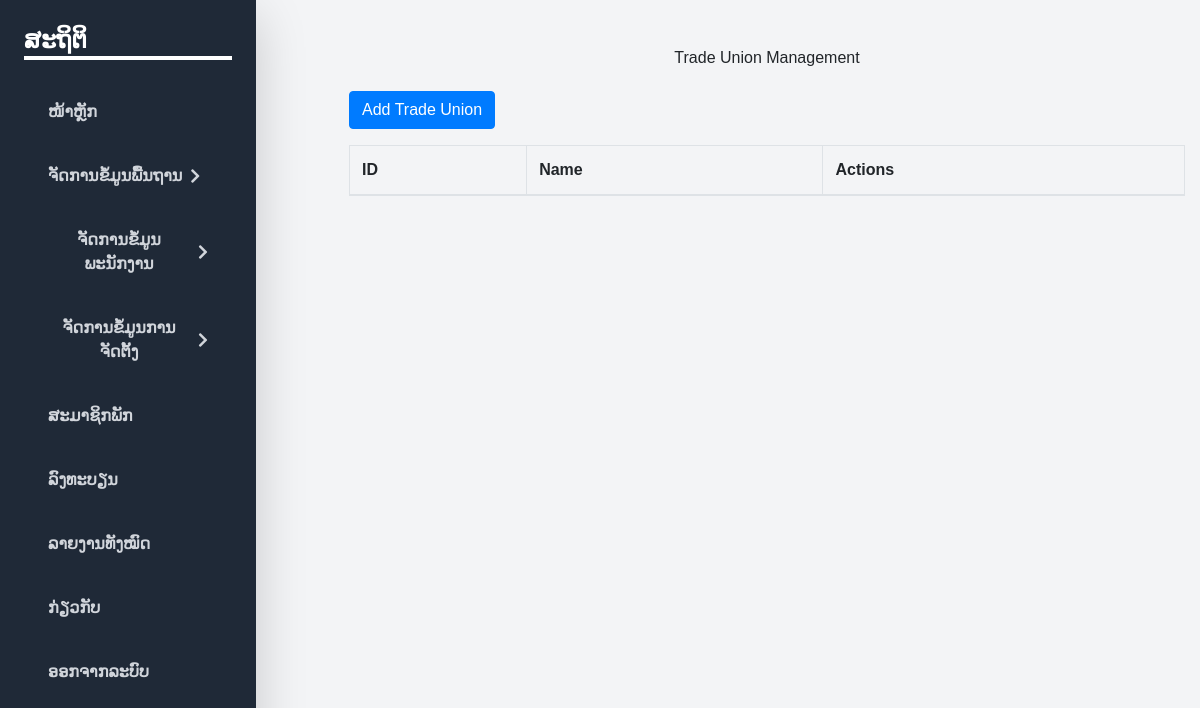
The page /trade_union.php (signed in) on the database as committed earlier.
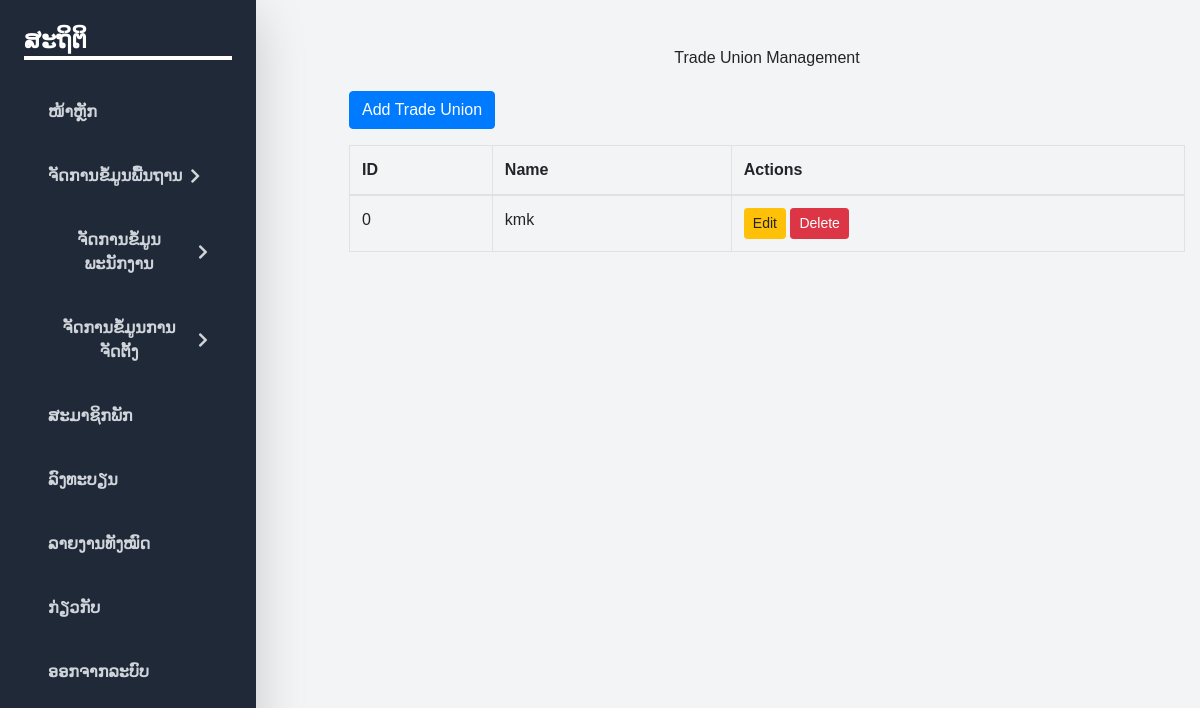
The same page on the database as committed later.
### tables this page shows
CREATE TABLE `trade_union` (
  `id` int(11) NOT NULL,
  `name` varchar(255) NOT NULL
);

### trade_union.php (the view, shortened to what this page needs)
<?php
include 'dbconnection.php';
$trade_unions = $conn->query("SELECT * FROM trade_union");
?>
<!DOCTYPE html>
<html lang="en">
<head>
    <link rel="stylesheet" href="https://stackpath.bootstrapcdn.com/bootstrap/4.5.2/css/bootstrap.min.css">
</head>
<body>
    <?php include("nav.php"); ?>
    <div class="container mt-5">
        <h1 class="mb-4 text-center">Trade Union Management</h1>
        <button type="button" class="btn btn-primary mb-3" data-toggle="modal" data-target="#tradeUnionModal" onclick="openModal('create')">
            Add Trade Union
        </button>
        <table class="table table-bordered">
            <thead>
                <tr>
                    <th>ID</th>
                    <th>Name</th>
                    <th>Actions</th>
                </tr>
            </thead>
            <tbody>
                <?php while ($trade_union = $trade_unions->fetch_assoc()): ?>
                    <tr>
                        <td><?php echo htmlspecialchars($trade_union['id']); ?></td>
                        <td><?php echo htmlspecialchars($trade_union['name']); ?></td>
                        <td>
                            <button type="button" class="btn btn-warning btn-sm" onclick="openModal('update', <?php echo htmlspecialchars($trade_union['id']); ?>)">Edit</button>
                            <form method="POST" class="d-inline" onsubmit="return confirm('Are you sure you want to delete this record?');">
                                <button type="submit" class="btn btn-danger btn-sm">Delete</button>
                            </form>
                        </td>
                    </tr>
                <?php endwhile; ?>
            </tbody>
        </table>
    </div>
</body>
</html>

Rows that differ between the two databases and show on the page:
added trade_union: id "0", name "kmk"
